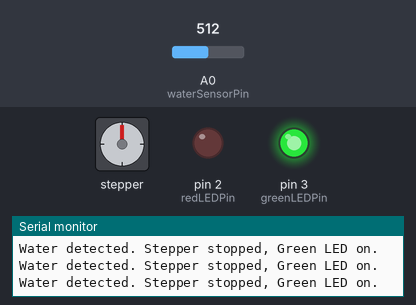
Bench run of a sketch on a simulated Arduino Uno, built with avr-gcc and run on an emulated ATmega328P. On the bench: stepper motor, output pins drawn as LEDs (lit = HIGH), the last lines printed to the serial monitor. The inputs (shaded band) are chosen by the test bench; at power-on: A0 (waterSensorPin) = 512. Stepper angles assume 2048 steps per turn.

Above: at 1.2 s.
1.3 s: A0 (waterSensorPin) set to 481
At 1.47 s:
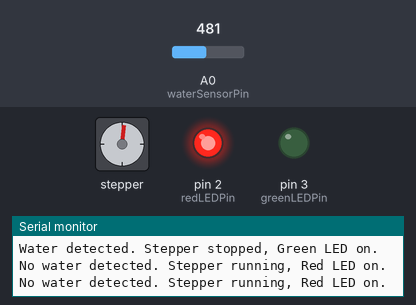
4.3 s: A0 (waterSensorPin) set to 510
At 5.2 s:
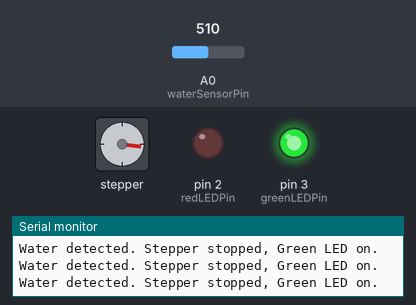
5.9 s: A0 (waterSensorPin) set to 490
At 6.07 s:
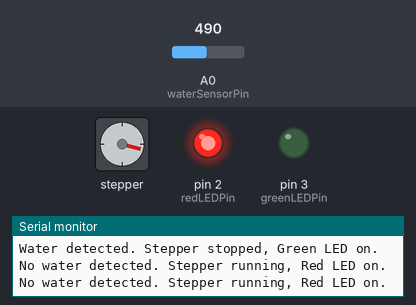
8.9 s: A0 (waterSensorPin) set to 511
At 9.9 s:
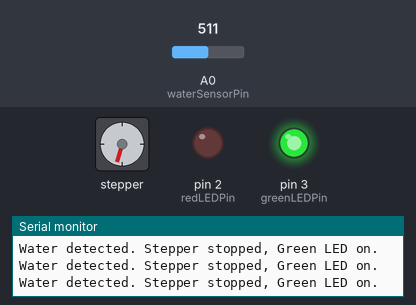
10.5 s: A0 (waterSensorPin) set to 306
At 10.67 s:
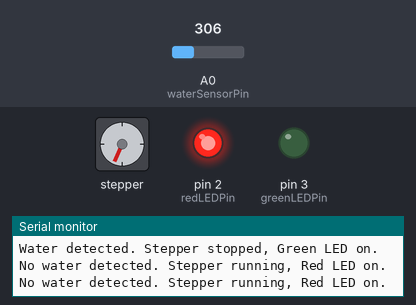
Timing chart, 0 to 17.5 s (numbered marks = the images above; inputs shaded):
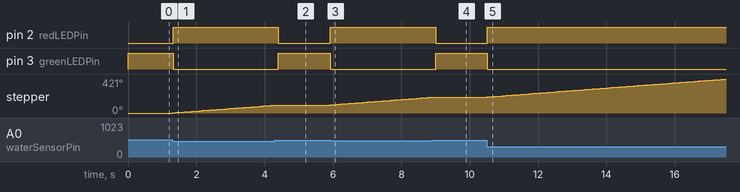

Measured:
- the behaviour switches between 500 and 499 on A0 (waterSensorPin) (found by bisection; images 0 and 1)
- after the input at 1.3 s, pin 2 (redLEDPin): LOW → HIGH at once; pin 3 (greenLEDPin): HIGH → LOW at once; stepper: keeps turning clockwise at about 33°/s, starting at once
- after the input at 4.3 s, pin 2 (redLEDPin): HIGH → LOW after 0.10 s; pin 3 (greenLEDPin): LOW → HIGH after 0.10 s; stepper: stops changing and stays 98°
- after the input at 5.9 s, pin 2 (redLEDPin): LOW → HIGH at once; pin 3 (greenLEDPin): HIGH → LOW at once; stepper: keeps turning clockwise at about 33°/s, starting at once
- after the input at 8.9 s, pin 2 (redLEDPin): HIGH → LOW after 0.10 s; pin 3 (greenLEDPin): LOW → HIGH after 0.10 s; stepper: stops changing and stays 196°
- after the input at 10.5 s, pin 2 (redLEDPin): LOW → HIGH at once; pin 3 (greenLEDPin): HIGH → LOW at once; stepper: keeps turning clockwise at about 32°/s, starting at once

The sketch:

stepper_water.ino
```cpp
#include <Stepper.h>

const int stepsPerRevolution = 2048;  // Change this to match your stepper motor

// Initialize the stepper library on pins 8 through 11:
Stepper myStepper(stepsPerRevolution, 8, 10, 9, 11);

const int waterSensorPin = A0;
const int redLEDPin = 2;
const int greenLEDPin = 3;

void setup() {


  // Set the LED pins as outputs:
  pinMode(redLEDPin, OUTPUT);
  pinMode(greenLEDPin, OUTPUT);

  // Set the water sensor pin as input:
  pinMode(waterSensorPin, INPUT);

  // Set the stepper speed:
  myStepper.setSpeed(60);  // Adjust the speed as needed

  // Start with the red LED off and green LED off:
  digitalWrite(redLEDPin, LOW);
  digitalWrite(greenLEDPin, LOW);

  Serial.begin(9600);  // Begin serial communication for debugging
}

void loop() {
  int waterSensorValue = analogRead(waterSensorPin);

  // Adjust threshold value based on your water sensor and testing
  if (waterSensorValue < 500) {  // Assume water is not detected when value is less than 500
    myStepper.step(stepsPerRevolution / 100);  // Move the stepper motor
    digitalWrite(redLEDPin, HIGH);  // Turn on the red LED
    digitalWrite(greenLEDPin, LOW);  // Turn off the green LED
    Serial.println("No water detected. Stepper running, Red LED on.");
  } else {
    myStepper.step(0);  // Stop the stepper motor
    digitalWrite(redLEDPin, LOW);  // Turn off the red LED
    digitalWrite(greenLEDPin, HIGH);  // Turn on the green LED
    Serial.println("Water detected. Stepper stopped, Green LED on.");
  }

  delay(100);  // Short delay for stability
}
```
